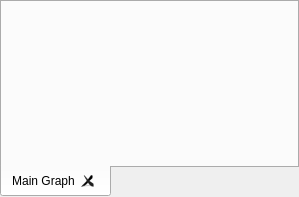
<?xml version="1.0" encoding="UTF-8"?>
<ui version="4.0">
 <class>Designer</class>
 <widget class="QWidget" name="Designer">
  <property name="geometry">
   <rect>
    <x>0</x>
    <y>0</y>
    <width>299</width>
    <height>197</height>
   </rect>
  </property>
  <layout class="QHBoxLayout" name="horizontalLayout">
   <property name="leftMargin">
    <number>0</number>
   </property>
   <property name="topMargin">
    <number>0</number>
   </property>
   <property name="rightMargin">
    <number>0</number>
   </property>
   <property name="bottomMargin">
    <number>0</number>
   </property>
   <item>
    <widget class="QTabWidget" name="tabWidget">
     <property name="tabPosition">
      <enum>QTabWidget::South</enum>
     </property>
     <property name="currentIndex">
      <number>0</number>
     </property>
     <property name="tabsClosable">
      <bool>true</bool>
     </property>
     <property name="movable">
      <bool>true</bool>
     </property>
     <widget class="QWidget" name="tab_main_graph">
      <attribute name="icon">
       <iconset resource="../res/csapex_resources.qrc">
        <normaloff>:/step_next.png</normaloff>:/step_next.png</iconset>
      </attribute>
      <attribute name="title">
       <string>Main Graph</string>
      </attribute>
     </widget>
    </widget>
   </item>
  </layout>
 </widget>
 <resources>
  <include location="../res/csapex_resources.qrc"/>
 </resources>
 <connections/>
</ui>
